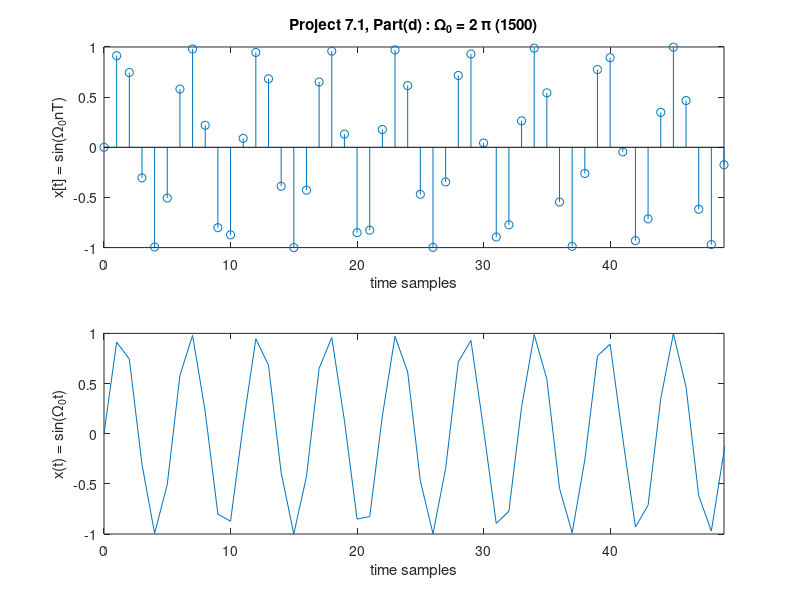

This figure's MATLAB source: (Note: this script raises an error after producing the figure.)
%Part 1: Project 7.1, parts (d)

%======================================
%Repeat (a)-(c) for omega_0 = 2pi(1500)
%======================================

Omega_0 = 2*pi*1500;
T= 1/8192;
n=0:8191;
t=n*T;
x = sin(Omega_0*t); % x(t)
x_discrete = sin(Omega_0*n*T); % x[n]


figure(1)
subplot(211)
stem(n,x_discrete)%x[n]
title('Project 7.1, Part(d) : \Omega_0 = 2 \pi (1500)')
xlim([0 49]); %first fifty samples
xlabel('time samples')
ylabel('x[t] = sin(\Omega_0nT)')

subplot(212)
plot(n,x)
xlim([0 49]); %first fifty samples
xlabel('time samples')
ylabel('x(t) = sin(\Omega_0t)')

if FINALPLOTS
    print -deps proj71PartD1.eps
end

[X,f]=ctfts(x,T);

figure(2)
plot(f,abs(X))
title('Project 7.1, Part(d): \Omega_0 = 2 \pi (1500)')
xlabel('time samples')
ylabel('x_r(t)  (CTFT)')


if FINALPLOTS
    print -deps proj71PartD2.eps
end

%======================================
%Repeat (a)-(c) for omega_0 = 2pi(2000)
%======================================

Omega_0 = 2*pi*2000;
x = sin(Omega_0*t); % x(t)
x_discrete = sin(Omega_0*n*T); % x[n]


figure(3)
subplot(211)
stem(n,x_discrete)%x[n]
title('Project 7.1, Part(d) : \Omega_0 = 2 \pi (2000)')
xlim([0 49]); %first fifty samples
xlabel('time samples')
ylabel('x[t] = sin(\Omega_0nT)')

subplot(212)
plot(n,x)
xlim([0 49]); %first fifty samples
xlabel('time samples')
ylabel('x(t) = sin(\Omega_0t)')

if FINALPLOTS
    print -deps proj71PartD3.eps
end

[X,f]=ctfts(x,T);

figure(4)
plot(f,abs(X))
title('Project 7.1, Part(d): \Omega_0 = 2 \pi (2000)')
xlabel('time samples')
ylabel('x_r(t)  (CTFT)')


if FINALPLOTS
    print -deps proj71PartD4.eps
end
